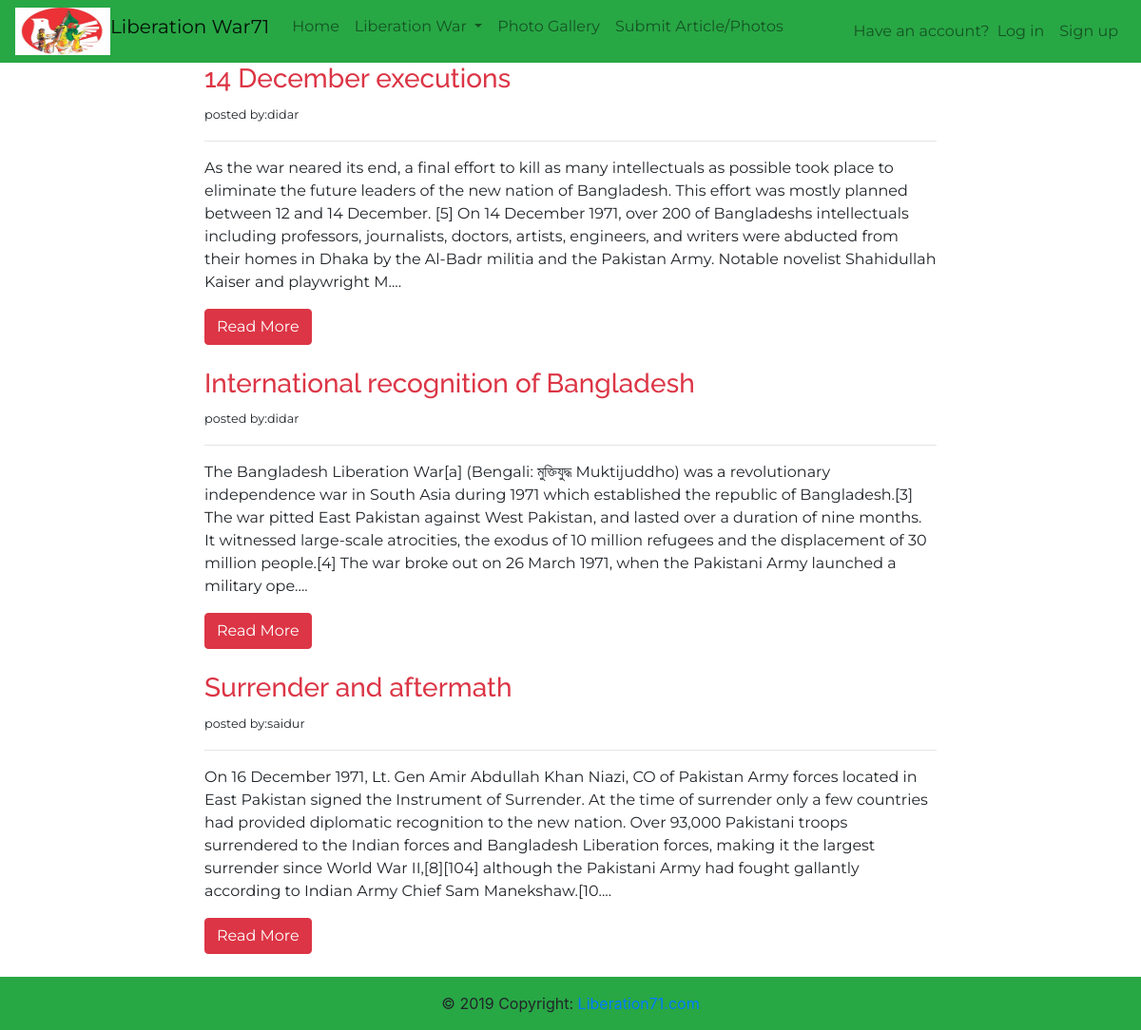
The page /october_december.php on the database its author committed.
### tables this page shows
CREATE TABLE IF NOT EXISTS `articles` (
  `article_id` int(11) NOT NULL AUTO_INCREMENT,
  `title` varchar(100) NOT NULL,
  `section_name`  varchar(50) NOT NULL,
  `description` text,
  `user_id` int(11) NOT NULL,
  `approve_status` BOOLEAN,
  `view_count` int NOT NULL,
    PRIMARY KEY (`article_id`),
    FOREIGN KEY (`user_id`)
    REFERENCES users(`user_id`)
);

CREATE TABLE IF NOT EXISTS `users` (
  `user_id` int(11) NOT NULL AUTO_INCREMENT,
  `name` varchar(25) NOT NULL,
  `email` varchar(50) NOT NULL,
  `password` varchar(50) NOT NULL,
  `gender` varchar(10) NOT NULL,
  PRIMARY KEY (`user_id`)
);

### database.php (called while the page is built, shortened)
<?php
class DB_con
{
	public $conn;
	function __construct()
	{
		$this->conn = mysqli_connect(DB_SERVER,DB_USER,DB_PASS,DB_NAME) or die('localhost connection problem'.mysqli_connect_error());
	}
		public function get_article_by_section_name($section_name)
		{
			$sql = "SELECT article_id,title,section_name,description,name FROM users,articles WHERE users.user_id=articles.user_id AND section_name='$section_name'";
			$res = mysqli_query($this->conn, $sql);
			return $res;
		}
}
?>

### october_december.php (the view, shortened to what this page needs)
<?php
        include_once 'navbar.php';
?>
 <div class="container-fluid">
        <?php
            include_once 'database.php';
            $con = new DB_con();
            $section_name="october_december";
            $result=$con->get_article_by_section_name($section_name);
            while($row=mysqli_fetch_array($result)){
        ?>
        <div class="row">
            <div class="col-xl-2"></div>
            <div class="col-xl" style="font-family: 'Montserrat', sans-serif;">
                <h3 class="text-danger" style="font-family: 'Raleway', sans-serif;"><?php echo $row['title'] ?></h3>
                <small>posted by:<?php echo $row['name'] ?></small>
                <hr>
                <p><?php echo substr($row['description'],0,500);?>....</p>
                <?php echo "<a href='display_article.php?article_id=$row[0]' class='btn btn-danger'>Read More</a>"; ?><br><br>
            </div>
            <div class="col-xl-2"></div>
        </div>
            <?php }?>
    </div>
<?php
        include_once 'footer.php';
    ?>

### rows shown on the page
articles: title "14 December executions", user.name "didar", description "As the war neared its end, a final effort to kill as many intellectuals as possible took place to eliminate the future leaders of the new nation of Bangladesh. This effort was mostly planned between 12 and 14 December. [5] On 14 December 1971, over 200 of Bangladeshs intellectuals including professors, journalists, doctors, artists, engineers, and writers were abducted from their homes in Dhaka by the Al-Badr militia and the Pakistan Army. Notable novelist Shahidullah Kaiser and playwright M"
articles: title "International recognition of Bangladesh", user.name "didar", description "The Bangladesh Liberation War[a] (Bengali: মুক্তিযুদ্ধ Muktijuddho) was a revolutionary independence war in South Asia during 1971 which established the republic of Bangladesh.[3] The war pitted East Pakistan against West Pakistan, and lasted over a duration of nine months. It witnessed large-scale atrocities, the exodus of 10 million refugees and the displacement of 30 million people.[4] The war broke out on 26 March 1971, when the Pakistani Army launched a military ope"
articles: title "Surrender and aftermath", user.name "saidur", description "On 16 December 1971, Lt. Gen Amir Abdullah Khan Niazi, CO of Pakistan Army forces located in East Pakistan signed the Instrument of Surrender. At the time of surrender only a few countries had provided diplomatic recognition to the new nation. Over 93,000 Pakistani troops surrendered to the Indian forces and Bangladesh Liberation forces, making it the largest surrender since World War II,[8][104] although the Pakistani Army had fought gallantly according to Indian Army Chief Sam Manekshaw.[10"
